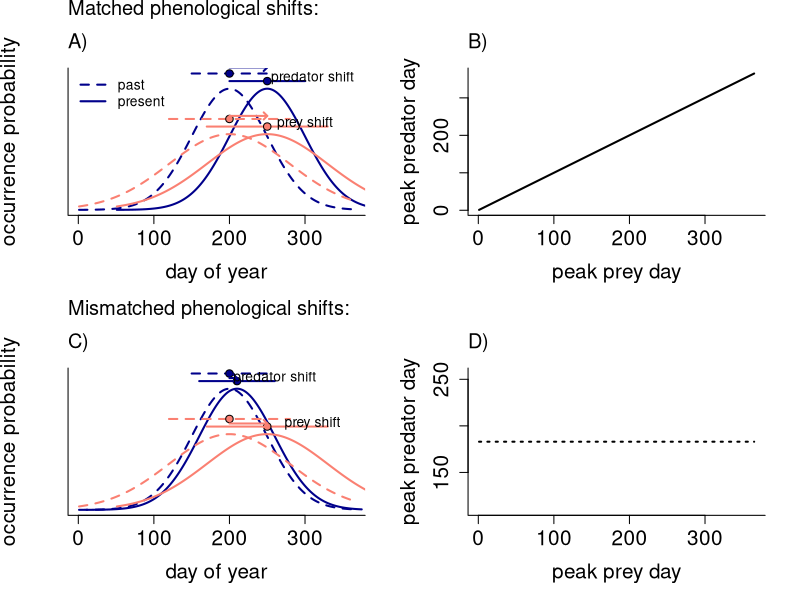
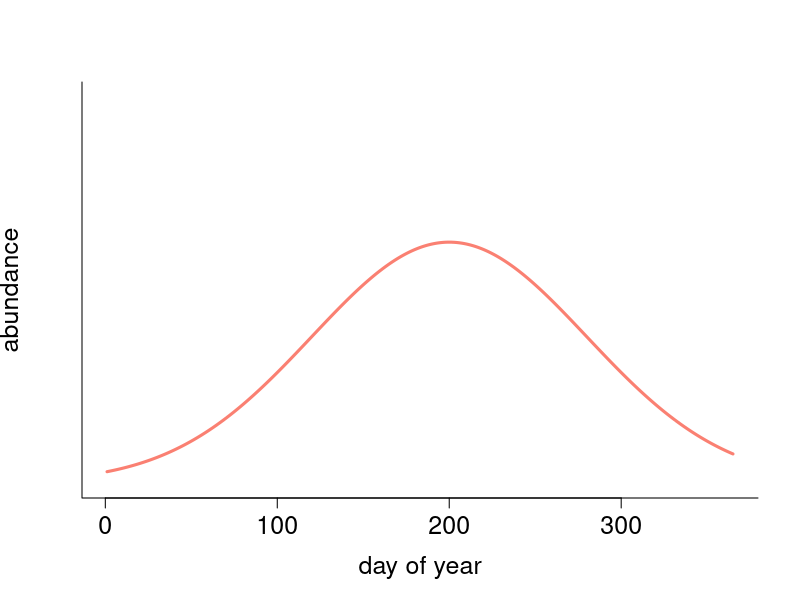

Write the R code that produced these figures, in order. (Note: this script raises an error after producing the figures.)
#Script to make schematic figure of hypotheses tested with the SRKW work
#started October 8, 2019

setwd("~/GitHub/fishphen/analyses/figures")

#Create phenology curve for SRKWs:
meannum<-30
phenshift<-10
numshift<--5
meandoy<-200
sddoy<-50
sdprey<-80
doy<-seq(1,365,by=1)
whaledays<-dnorm(doy,mean=meandoy,sd=sddoy)
preydays<-dnorm(doy,mean=meandoy,sd=sdprey)

doy_shift<-doy+50
pdf("srkw_schematic.pdf",height=8, width=8)
#quartz(height=8,width=8)
#windows()
par(mfrow=c(2,2))
plot(doy,whaledays, xlab= "day of year", ylab= "occurrence probability",xlim=c(1,365),ylim=c(0,max(whaledays)+.001),yaxt="n", type="l", col = "darkblue",lty=2, lwd=2, cex.axis=1.5, cex.lab=1.5, bty="l")

lines(doy_shift,whaledays,lty=1, lwd=2,col="darkblue")
lines(doy,preydays,lty=2, lwd=2,col="salmon")
lines(doy_shift,preydays,lty=1, lwd=2,col="salmon")

arrows(meandoy-sddoy,max(whaledays) + .001, meandoy+sddoy,max(whaledays) + .001,code = 0, col = "darkblue", lty=2, lwd =2)
points(doy[which(whaledays==max(whaledays))],max(whaledays)+.001,pch=21,bg="darkblue", cex=1.2)
arrows((meandoy+ 50)-sddoy,max(whaledays) + .0005, (meandoy+ 50)+sddoy,max(whaledays) + .0005,code = 0, col = "darkblue", lty=1, lwd =2)
points(doy_shift[which(whaledays==max(whaledays))],max(whaledays)+.0005,pch=21,bg="darkblue", cex=1.2)

arrows(meandoy-sdprey,max(preydays) + .001, meandoy+sdprey,max(preydays) + .001,code = 0, col = "salmon", lty=2, lwd =2)
points(doy[which(preydays==max(preydays))],max(preydays)+.001,pch=21,bg="salmon", cex=1.2)
arrows((meandoy+50)-sdprey,max(preydays) + .0005, (meandoy+50)+sdprey,max(preydays) + .0005,code = 0, col = "salmon", lty=1, lwd =2)
points(doy_shift[which(preydays==max(preydays))],max(preydays)+.0005,pch=21,bg="salmon", cex=1.2)

mtext("Matched phenological shifts:", side=3, line=3, adj=0, cex=1.2)
mtext("A)", side=3, line=1, adj=0, cex=1.2)

legend("topleft",legend=c("past","present"),lty=c(2,1), lwd=2, bty="n", col= "darkblue")
arrows(doy[which(whaledays==max(whaledays))],max(whaledays)+.0014,doy_shift[which(whaledays==max(whaledays))],max(whaledays)+.0014, code=2, angle=45, length=.05, lwd=2, col="darkblue")
arrows(doy[which(preydays==max(preydays))],max(preydays)+.0012,doy_shift[which(preydays==max(preydays))],max(preydays)+.0012, code=2, angle=45, length=.05, lwd=2, col="salmon")
text(doy_shift[which(whaledays==max(whaledays))]+60,max(whaledays)+.0007,"predator shift")
text(doy_shift[which(preydays==max(preydays))]+50,max(preydays)+.0007,"prey shift")

plot(doy,doy, xlab= "peak prey day", ylab= "peak predator day", type="l", lty=1, lwd=2, cex.axis=1.5, cex.lab=1.5, bty="l")
mtext("B)", side=3, line=1, adj=0, cex=1.2)

plot(doy,whaledays, xlab= "day of year", ylab= "occurrence probability",xlim=c(1,365),ylim=c(0,max(whaledays)+.001),yaxt="n", type="l", col = "darkblue",lty=2, lwd=2, cex.axis=1.5, cex.lab=1.5, bty="l")
doy_shift_mis<-doy+10
lines(doy_shift_mis,whaledays,lty=1, lwd=2,col="darkblue")
lines(doy,preydays,lty=2, lwd=2,col="salmon")
lines(doy_shift,preydays,lty=1, lwd=2,col="salmon")

arrows(meandoy-sddoy,max(whaledays) + .001, meandoy+sddoy,max(whaledays) + .001,code = 0, col = "darkblue", lty=2, lwd =2)
points(doy[which(whaledays==max(whaledays))],max(whaledays)+.001,pch=21,bg="darkblue", cex=1.2)
arrows((meandoy+ 10)-sddoy,max(whaledays) + .0005, (meandoy+ 10)+sddoy,max(whaledays) + .0005,code = 0, col = "darkblue", lty=1, lwd =2)
points(doy_shift_mis[which(whaledays==max(whaledays))],max(whaledays)+.0005,pch=21,bg="darkblue", cex=1.2)

arrows(meandoy-sdprey,max(preydays) + .001, meandoy+sdprey,max(preydays) + .001,code = 0, col = "salmon", lty=2, lwd =2)
points(doy[which(preydays==max(preydays))],max(preydays)+.001,pch=21,bg="salmon", cex=1.2)
arrows((meandoy+50)-sdprey,max(preydays) + .0005, (meandoy+50)+sdprey,max(preydays) + .0005,code = 0, col = "salmon", lty=1, lwd =2)
points(doy_shift[which(preydays==max(preydays))],max(preydays)+.0005,pch=21,bg="salmon", cex=1.2)


mtext("Mismatched phenological shifts:", side=3, line=3, adj=0, cex=1.2)
arrows(doy[which(whaledays==max(whaledays))],max(whaledays)+.0007,doy_shift_mis[which(whaledays==max(whaledays))],max(whaledays)+.0007, code=2, angle=45, length=.05, lwd=2,col="darkblue")
arrows(doy[which(preydays==max(preydays))],max(preydays)+.0007,doy_shift[which(preydays==max(preydays))],max(preydays)+.0007, code=2, angle=45, length=.05, lwd=2, col="salmon")
text(doy_shift_mis[which(whaledays==max(whaledays))]+50,max(whaledays)+.0007,"predator shift")
text(doy_shift[which(preydays==max(preydays))]+60,max(preydays)+.0007,"prey shift")
mtext("C)", side=3, line=1, adj=0, cex=1.2)

plot(doy,rep(mean(doy),times=length(doy)), xlab= "peak prey day", ylab= "peak predator day", type="l", lty=3, lwd=2, cex.axis=1.5, cex.lab=1.5, bty="l")
mtext("D)", side=3, line=1, adj=0, cex=1.2)

dev.off()

#make a schematic of multiple salmon stocks

pdf("/Users/aileneettinger/Documents/GitHub/fishphen/analyses/figures/salmonportfolio_schematic.pdf",height=8, width=8)
#quartz(height=8,width=8)



par(mfrow=c(1,1))
plot(doy,preydays*100, xlab= "day of year", ylab= "abundance",xlim=c(1,365),ylim=c(0,100*max(whaledays)+.001),yaxt="n", type="l", col = "salmon",lty=1, lwd=3, cex.axis=1.5, cex.lab=1.5, bty="l")
stocknum<-6
stockmns<-as.integer(rnorm(stocknum,mean = 200,sd =80))
sds<-as.integer(rnorm(stocknum,mean = 40, sd = 10))
scale<-c(30,40,30,10,15,40)
cols<-c("purple","salmon", "darksalmon","gray","maroon","darkgray")
for (i in 1:stocknum){
  stockphen<-scale[i]*dnorm(doy,stockmns[i],sds[i])
  lines(doy,stockphen,lty=1, lwd=3,col=alpha(cols[i],.4))
}
dev.off()
